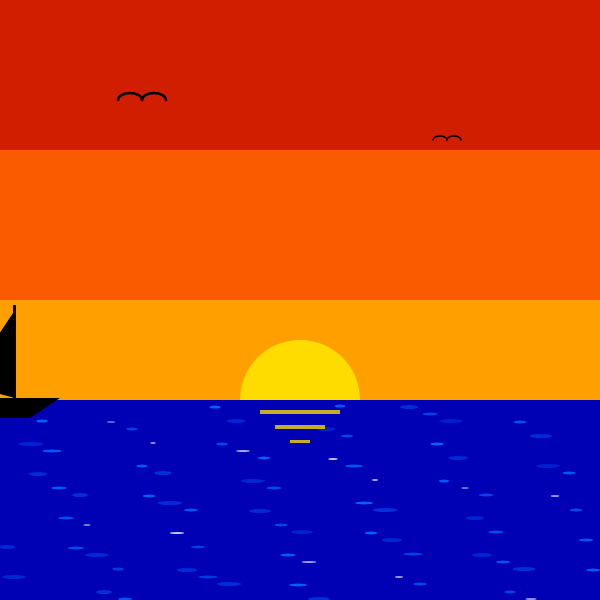
Frame 1 (no input)
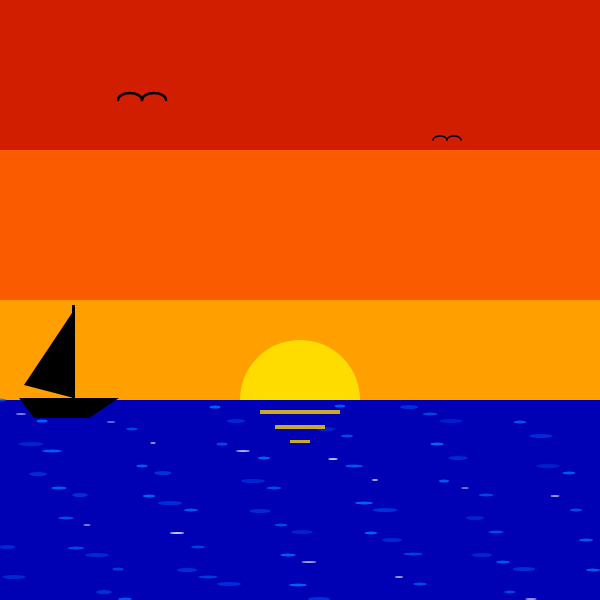
Frame 60 (no input)
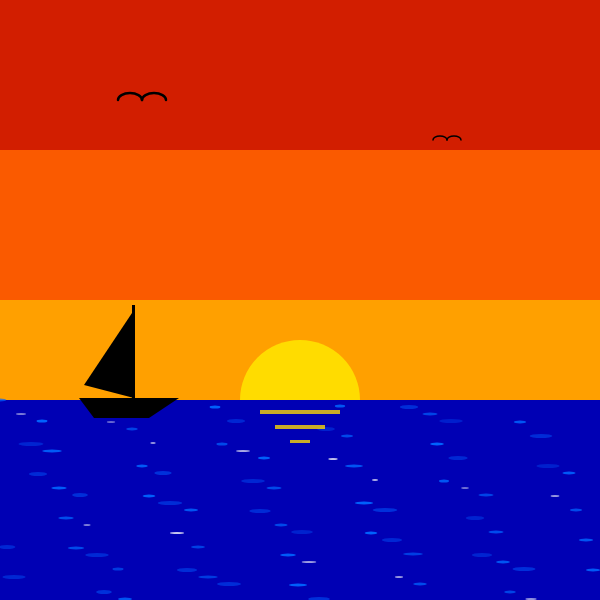
Frame 120 (the mouse pressed at the canvas centre since frame 60)

The p5.js sketch that drew these frames (run headless with seeded random() and noise() and a simulated clock; from frame 60 on, the mouse is pressed at the canvas centre):

// p5.js sketch
// ── sketch.js
let xMax = 600;
let yMax = 600;
let xBarca = 0;
let yMare = 400; // Altezza linea dell'orizzonte

function setup() {
  createCanvas(xMax, yMax);
}

function draw() {
  noStroke();

  // CIELO TRAMONTO (3 rettangoli colorati)
  fill(210, 30, 0);
  rect(0, 0, xMax, 150);
  fill(250, 90, 0);
  rect(0, 150, xMax, 150);
  fill(255, 160, 0);
  rect(0, 300, xMax, 100);

  // Sole 
  fill(255, 220, 0);
  arc(300, yMare, 120, 120, PI, TWO_PI); 

  // GABBIANI
  noFill(); 
  stroke(0); 
  
  // Gabbiano 1 
  strokeWeight(2.5); 
  arc(130, 100, 24, 14, PI, TWO_PI);
  arc(154, 100, 24, 14, PI, TWO_PI);
  
  // Gabbiano 2 
  strokeWeight(1.5); 
  arc(440, 140, 14, 8, PI, TWO_PI);
  arc(454, 140, 14, 8, PI, TWO_PI); 

  noStroke(); 

  // MARE (Sfondo blu)
  fill(0, 0, 180);
  rect(0, yMare, xMax, yMax - yMare);

  // ONDE DEL MARE 
  push();
  randomSeed(99); // Mantiene le onde fisse 
  noStroke();
  for (let i = 0; i < 80; i++) {
    // Calcolo posizione X e Y 
    let wx = (i * 37) % width + i % 3;
    let wy = yMare + (i * 73) % (height - yMare) + i % 7; 
    
    // Disegno onde diverse in base all'indice 'i'
    if (i % 2 == 0) {
      fill(0, 100, 255, random(150, 255)); // Azzurro chiaro
      ellipse(wx, wy, random(10, 20), 3);
    } else if (i % 3 == 0) {
      fill(255, 255, 255, random(100, 200)); // Schiuma bianca
      ellipse(wx, wy, random(5, 15), 2);
    } else {
      fill(0, 50, 220, random(150, 255)); // Blu scuro
      ellipse(wx, wy, random(15, 25), 4);
    }
  }
  pop();

  // Riflesso del sole sull'acqua
  fill(255, 220, 0, 200); 
  rect(260, yMare + 10, 80, 4);
  rect(275, yMare + 25, 50, 4);
  rect(290, yMare + 40, 20, 3);

  // BARCA 
  fill(0); 
  
  // Scafo
  quad(xBarca - 40, yMare - 2, xBarca + 60, yMare - 2, xBarca + 30, yMare + 18, xBarca - 25, yMare + 18);

  // Albero maestro
  rect(xBarca + 13, yMare - 95, 3, 95); 

  // Vela
  triangle(xBarca + 15, yMare - 90, xBarca + 15, yMare - 2, xBarca - 35, yMare - 15);

  // ANIMAZIONE 
  xBarca = (xBarca + 1) % (xMax + 100); 
}
